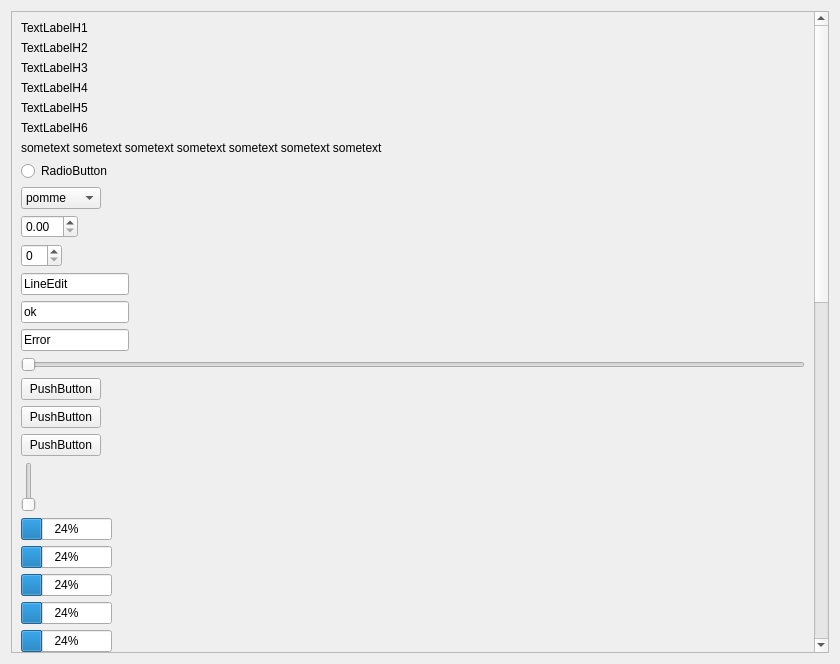
<?xml version="1.0" encoding="UTF-8"?>
<ui version="4.0">
 <class>LabWidget</class>
 <widget class="QWidget" name="LabWidget">
  <property name="geometry">
   <rect>
    <x>0</x>
    <y>0</y>
    <width>840</width>
    <height>664</height>
   </rect>
  </property>
  <property name="windowTitle">
   <string>Form</string>
  </property>
  <layout class="QVBoxLayout" name="verticalLayout">
   <item>
    <widget class="QScrollArea" name="scrollArea">
     <property name="sizePolicy">
      <sizepolicy hsizetype="Preferred" vsizetype="Preferred">
       <horstretch>0</horstretch>
       <verstretch>0</verstretch>
      </sizepolicy>
     </property>
     <property name="widgetResizable">
      <bool>true</bool>
     </property>
     <widget class="QWidget" name="scrollAreaWidgetContents">
      <property name="geometry">
       <rect>
        <x>0</x>
        <y>0</y>
        <width>803</width>
        <height>1391</height>
       </rect>
      </property>
      <layout class="QVBoxLayout" name="verticalLayout_2">
       <item>
        <widget class="QLabel" name="label">
         <property name="toolTip">
          <string>This is a tooltip</string>
         </property>
         <property name="text">
          <string>TextLabelH1</string>
         </property>
         <property name="indent">
          <number>0</number>
         </property>
         <property name="tag" stdset="0">
          <string>H1</string>
         </property>
        </widget>
       </item>
       <item>
        <widget class="QLabel" name="label_2">
         <property name="text">
          <string>TextLabelH2</string>
         </property>
         <property name="tag" stdset="0">
          <string>H2</string>
         </property>
        </widget>
       </item>
       <item>
        <widget class="QLabel" name="label_3">
         <property name="text">
          <string>TextLabelH3</string>
         </property>
         <property name="tag" stdset="0">
          <string>H3</string>
         </property>
        </widget>
       </item>
       <item>
        <widget class="QLabel" name="label_4">
         <property name="text">
          <string>TextLabelH4</string>
         </property>
         <property name="tag" stdset="0">
          <string>H4</string>
         </property>
        </widget>
       </item>
       <item>
        <widget class="QLabel" name="label_5">
         <property name="text">
          <string>TextLabelH5</string>
         </property>
         <property name="tag" stdset="0">
          <string>H5</string>
         </property>
        </widget>
       </item>
       <item>
        <widget class="QLabel" name="label_6">
         <property name="text">
          <string>TextLabelH6</string>
         </property>
         <property name="tag" stdset="0">
          <string>H6</string>
         </property>
        </widget>
       </item>
       <item>
        <widget class="QLabel" name="label_7">
         <property name="text">
          <string>sometext sometext sometext sometext sometext sometext sometext </string>
         </property>
        </widget>
       </item>
       <item>
        <widget class="QRadioButton" name="radioButton">
         <property name="text">
          <string>RadioButton</string>
         </property>
        </widget>
       </item>
       <item>
        <widget class="QComboBox" name="comboBox">
         <property name="sizePolicy">
          <sizepolicy hsizetype="Fixed" vsizetype="Fixed">
           <horstretch>0</horstretch>
           <verstretch>0</verstretch>
          </sizepolicy>
         </property>
         <item>
          <property name="text">
           <string>pomme</string>
          </property>
         </item>
         <item>
          <property name="text">
           <string>poire</string>
          </property>
         </item>
         <item>
          <property name="text">
           <string>poulet</string>
          </property>
         </item>
         <item>
          <property name="text">
           <string>banane</string>
          </property>
         </item>
         <item>
          <property name="text">
           <string>chasuble</string>
          </property>
         </item>
         <item>
          <property name="text">
           <string>renault 5</string>
          </property>
         </item>
         <item>
          <property name="text">
           <string>poubelle</string>
          </property>
         </item>
         <item>
          <property name="text">
           <string>moisi</string>
          </property>
         </item>
        </widget>
       </item>
       <item>
        <widget class="QDoubleSpinBox" name="doubleSpinBox">
         <property name="sizePolicy">
          <sizepolicy hsizetype="Fixed" vsizetype="Fixed">
           <horstretch>0</horstretch>
           <verstretch>0</verstretch>
          </sizepolicy>
         </property>
        </widget>
       </item>
       <item>
        <widget class="QSpinBox" name="spinBox">
         <property name="sizePolicy">
          <sizepolicy hsizetype="Fixed" vsizetype="Fixed">
           <horstretch>0</horstretch>
           <verstretch>0</verstretch>
          </sizepolicy>
         </property>
         <property name="buttonSymbols">
          <enum>QAbstractSpinBox::UpDownArrows</enum>
         </property>
        </widget>
       </item>
       <item>
        <widget class="QLineEdit" name="lineEdit">
         <property name="sizePolicy">
          <sizepolicy hsizetype="Fixed" vsizetype="Fixed">
           <horstretch>0</horstretch>
           <verstretch>0</verstretch>
          </sizepolicy>
         </property>
         <property name="text">
          <string>LineEdit</string>
         </property>
        </widget>
       </item>
       <item>
        <widget class="QLineEdit" name="lineEdit_3">
         <property name="sizePolicy">
          <sizepolicy hsizetype="Fixed" vsizetype="Fixed">
           <horstretch>0</horstretch>
           <verstretch>0</verstretch>
          </sizepolicy>
         </property>
         <property name="text">
          <string>ok</string>
         </property>
         <property name="status" stdset="0">
          <string>ok</string>
         </property>
        </widget>
       </item>
       <item>
        <widget class="QLineEdit" name="lineEdit_2">
         <property name="sizePolicy">
          <sizepolicy hsizetype="Fixed" vsizetype="Fixed">
           <horstretch>0</horstretch>
           <verstretch>0</verstretch>
          </sizepolicy>
         </property>
         <property name="text">
          <string>Error</string>
         </property>
         <property name="status" stdset="0">
          <string>error</string>
         </property>
        </widget>
       </item>
       <item>
        <widget class="QSlider" name="horizontalSlider">
         <property name="orientation">
          <enum>Qt::Horizontal</enum>
         </property>
        </widget>
       </item>
       <item>
        <widget class="QPushButton" name="pushButton">
         <property name="sizePolicy">
          <sizepolicy hsizetype="Fixed" vsizetype="Fixed">
           <horstretch>0</horstretch>
           <verstretch>0</verstretch>
          </sizepolicy>
         </property>
         <property name="text">
          <string>PushButton</string>
         </property>
         <property name="checkable">
          <bool>false</bool>
         </property>
        </widget>
       </item>
       <item>
        <widget class="QPushButton" name="pushButton_2">
         <property name="sizePolicy">
          <sizepolicy hsizetype="Fixed" vsizetype="Fixed">
           <horstretch>0</horstretch>
           <verstretch>0</verstretch>
          </sizepolicy>
         </property>
         <property name="text">
          <string>PushButton</string>
         </property>
         <property name="status" stdset="0">
          <string>important</string>
         </property>
        </widget>
       </item>
       <item>
        <widget class="QPushButton" name="pushButton_3">
         <property name="sizePolicy">
          <sizepolicy hsizetype="Fixed" vsizetype="Fixed">
           <horstretch>0</horstretch>
           <verstretch>0</verstretch>
          </sizepolicy>
         </property>
         <property name="text">
          <string>PushButton</string>
         </property>
         <property name="status" stdset="0">
          <string>danger</string>
         </property>
        </widget>
       </item>
       <item>
        <widget class="QSlider" name="verticalSlider">
         <property name="minimumSize">
          <size>
           <width>0</width>
           <height>50</height>
          </size>
         </property>
         <property name="orientation">
          <enum>Qt::Vertical</enum>
         </property>
        </widget>
       </item>
       <item>
        <widget class="QProgressBar" name="progressBar">
         <property name="sizePolicy">
          <sizepolicy hsizetype="Fixed" vsizetype="Fixed">
           <horstretch>0</horstretch>
           <verstretch>0</verstretch>
          </sizepolicy>
         </property>
         <property name="value">
          <number>24</number>
         </property>
        </widget>
       </item>
       <item>
        <widget class="QProgressBar" name="progressBar_5">
         <property name="sizePolicy">
          <sizepolicy hsizetype="Fixed" vsizetype="Fixed">
           <horstretch>0</horstretch>
           <verstretch>0</verstretch>
          </sizepolicy>
         </property>
         <property name="value">
          <number>24</number>
         </property>
         <property name="status" stdset="0">
          <string>in_progress</string>
         </property>
        </widget>
       </item>
       <item>
        <widget class="QProgressBar" name="progressBar_4">
         <property name="sizePolicy">
          <sizepolicy hsizetype="Fixed" vsizetype="Fixed">
           <horstretch>0</horstretch>
           <verstretch>0</verstretch>
          </sizepolicy>
         </property>
         <property name="value">
          <number>24</number>
         </property>
         <property name="status" stdset="0">
          <string>done</string>
         </property>
        </widget>
       </item>
       <item>
        <widget class="QProgressBar" name="progressBar_3">
         <property name="sizePolicy">
          <sizepolicy hsizetype="Fixed" vsizetype="Fixed">
           <horstretch>0</horstretch>
           <verstretch>0</verstretch>
          </sizepolicy>
         </property>
         <property name="value">
          <number>24</number>
         </property>
         <property name="status" stdset="0">
          <string>error</string>
         </property>
        </widget>
       </item>
       <item>
        <widget class="QProgressBar" name="progressBar_2">
         <property name="sizePolicy">
          <sizepolicy hsizetype="Fixed" vsizetype="Fixed">
           <horstretch>0</horstretch>
           <verstretch>0</verstretch>
          </sizepolicy>
         </property>
         <property name="value">
          <number>24</number>
         </property>
         <property name="status" stdset="0">
          <string>stuck</string>
         </property>
        </widget>
       </item>
       <item>
        <widget class="QProgressBar" name="progressBar_6">
         <property name="sizePolicy">
          <sizepolicy hsizetype="Fixed" vsizetype="Fixed">
           <horstretch>0</horstretch>
           <verstretch>0</verstretch>
          </sizepolicy>
         </property>
         <property name="value">
          <number>24</number>
         </property>
         <property name="status" stdset="0">
          <string>cancelled</string>
         </property>
        </widget>
       </item>
       <item>
        <widget class="QCheckBox" name="checkBox">
         <property name="text">
          <string>CheckBox</string>
         </property>
        </widget>
       </item>
       <item>
        <widget class="QTableWidget" name="tableWidget">
         <property name="sizePolicy">
          <sizepolicy hsizetype="Minimum" vsizetype="Preferred">
           <horstretch>0</horstretch>
           <verstretch>0</verstretch>
          </sizepolicy>
         </property>
         <property name="minimumSize">
          <size>
           <width>0</width>
           <height>200</height>
          </size>
         </property>
         <row>
          <property name="text">
           <string>New Row</string>
          </property>
         </row>
         <row>
          <property name="text">
           <string>New Row</string>
          </property>
         </row>
         <row>
          <property name="text">
           <string>New Row</string>
          </property>
         </row>
         <row>
          <property name="text">
           <string>New Row</string>
          </property>
         </row>
         <row>
          <property name="text">
           <string>New Row</string>
          </property>
         </row>
         <row>
          <property name="text">
           <string>New Row</string>
          </property>
         </row>
         <row>
          <property name="text">
           <string>New Row</string>
          </property>
         </row>
         <row>
          <property name="text">
           <string>New Row</string>
          </property>
         </row>
         <column>
          <property name="text">
           <string>New Column</string>
          </property>
         </column>
         <column>
          <property name="text">
           <string>New Column</string>
          </property>
         </column>
         <column>
          <property name="text">
           <string>New Column</string>
          </property>
         </column>
         <column>
          <property name="text">
           <string>New Column</string>
          </property>
         </column>
         <column>
          <property name="text">
           <string>New Column</string>
          </property>
         </column>
         <column>
          <property name="text">
           <string>New Column</string>
          </property>
         </column>
         <column>
          <property name="text">
           <string>New Column</string>
          </property>
         </column>
         <column>
          <property name="text">
           <string>New Column</string>
          </property>
         </column>
         <column>
          <property name="text">
           <string>New Column</string>
          </property>
         </column>
         <column>
          <property name="text">
           <string>New Column</string>
          </property>
         </column>
        </widget>
       </item>
       <item>
        <widget class="QTreeWidget" name="treeWidget">
         <property name="minimumSize">
          <size>
           <width>0</width>
           <height>200</height>
          </size>
         </property>
         <property name="styleSheet">
          <string notr="true"/>
         </property>
         <property name="alternatingRowColors">
          <bool>true</bool>
         </property>
         <property name="uniformRowHeights">
          <bool>true</bool>
         </property>
         <column>
          <property name="text">
           <string>1</string>
          </property>
         </column>
         <column>
          <property name="text">
           <string>New Column</string>
          </property>
         </column>
         <column>
          <property name="text">
           <string>New Column</string>
          </property>
         </column>
         <column>
          <property name="text">
           <string>New Column</string>
          </property>
         </column>
         <column>
          <property name="text">
           <string>New Column</string>
          </property>
         </column>
         <column>
          <property name="text">
           <string>New Column</string>
          </property>
         </column>
         <column>
          <property name="text">
           <string>New Column</string>
          </property>
         </column>
         <column>
          <property name="text">
           <string>New Column</string>
          </property>
         </column>
         <column>
          <property name="text">
           <string>New Column</string>
          </property>
         </column>
         <column>
          <property name="text">
           <string>New Column</string>
          </property>
         </column>
         <column>
          <property name="text">
           <string>New Column</string>
          </property>
         </column>
         <item>
          <property name="text">
           <string>Root Item 1</string>
          </property>
          <property name="text">
           <string/>
          </property>
          <property name="text">
           <string/>
          </property>
          <property name="text">
           <string/>
          </property>
          <property name="text">
           <string/>
          </property>
          <property name="text">
           <string/>
          </property>
          <property name="text">
           <string/>
          </property>
          <property name="text">
           <string/>
          </property>
          <property name="text">
           <string/>
          </property>
          <property name="text">
           <string/>
          </property>
          <property name="text">
           <string/>
          </property>
          <item>
           <property name="text">
            <string>Subitem 11</string>
           </property>
           <property name="text">
            <string/>
           </property>
           <property name="text">
            <string/>
           </property>
           <property name="text">
            <string/>
           </property>
           <property name="text">
            <string/>
           </property>
           <property name="text">
            <string/>
           </property>
           <property name="text">
            <string/>
           </property>
           <property name="text">
            <string/>
           </property>
           <property name="text">
            <string/>
           </property>
           <property name="text">
            <string/>
           </property>
           <property name="text">
            <string/>
           </property>
           <item>
            <property name="text">
             <string>Sub - Sub item 111</string>
            </property>
            <property name="text">
             <string/>
            </property>
            <property name="text">
             <string/>
            </property>
            <property name="text">
             <string/>
            </property>
            <property name="text">
             <string/>
            </property>
            <property name="text">
             <string/>
            </property>
            <property name="text">
             <string/>
            </property>
            <property name="text">
             <string/>
            </property>
            <property name="text">
             <string/>
            </property>
            <property name="text">
             <string/>
            </property>
            <property name="text">
             <string/>
            </property>
            <item>
             <property name="text">
              <string>Sub - Sub - Sub item 1111</string>
             </property>
             <property name="text">
              <string/>
             </property>
             <property name="text">
              <string/>
             </property>
             <property name="text">
              <string/>
             </property>
             <property name="text">
              <string/>
             </property>
             <property name="text">
              <string/>
             </property>
             <property name="text">
              <string/>
             </property>
             <property name="text">
              <string/>
             </property>
             <property name="text">
              <string/>
             </property>
             <property name="text">
              <string/>
             </property>
             <property name="text">
              <string/>
             </property>
            </item>
           </item>
           <item>
            <property name="text">
             <string>Sub - Sub item 112</string>
            </property>
            <property name="text">
             <string/>
            </property>
            <property name="text">
             <string/>
            </property>
            <property name="text">
             <string/>
            </property>
            <property name="text">
             <string/>
            </property>
            <property name="text">
             <string/>
            </property>
            <property name="text">
             <string/>
            </property>
            <property name="text">
             <string/>
            </property>
            <property name="text">
             <string/>
            </property>
            <property name="text">
             <string/>
            </property>
            <property name="text">
             <string/>
            </property>
           </item>
           <item>
            <property name="text">
             <string>Sub - Sub item 113</string>
            </property>
            <property name="text">
             <string/>
            </property>
            <property name="text">
             <string/>
            </property>
            <property name="text">
             <string/>
            </property>
            <property name="text">
             <string/>
            </property>
            <property name="text">
             <string/>
            </property>
            <property name="text">
             <string/>
            </property>
            <property name="text">
             <string/>
            </property>
            <property name="text">
             <string/>
            </property>
            <property name="text">
             <string/>
            </property>
            <property name="text">
             <string/>
            </property>
           </item>
           <item>
            <property name="text">
             <string>Sub - Sub item 114</string>
            </property>
            <property name="text">
             <string/>
            </property>
            <property name="text">
             <string/>
            </property>
            <property name="text">
             <string/>
            </property>
            <property name="text">
             <string/>
            </property>
            <property name="text">
             <string/>
            </property>
            <property name="text">
             <string/>
            </property>
            <property name="text">
             <string/>
            </property>
            <property name="text">
             <string/>
            </property>
            <property name="text">
             <string/>
            </property>
            <property name="text">
             <string/>
            </property>
           </item>
          </item>
         </item>
         <item>
          <property name="text">
           <string>Root Item 2</string>
          </property>
          <property name="text">
           <string/>
          </property>
          <property name="text">
           <string/>
          </property>
          <property name="text">
           <string/>
          </property>
          <property name="text">
           <string/>
          </property>
          <property name="text">
           <string/>
          </property>
          <property name="text">
           <string/>
          </property>
          <property name="text">
           <string/>
          </property>
          <property name="text">
           <string/>
          </property>
          <property name="text">
           <string/>
          </property>
          <property name="text">
           <string/>
          </property>
          <item>
           <property name="text">
            <string>Subitem 21</string>
           </property>
           <property name="text">
            <string/>
           </property>
           <property name="text">
            <string/>
           </property>
           <property name="text">
            <string/>
           </property>
           <property name="text">
            <string/>
           </property>
           <property name="text">
            <string/>
           </property>
           <property name="text">
            <string/>
           </property>
           <property name="text">
            <string/>
           </property>
           <property name="text">
            <string/>
           </property>
           <property name="text">
            <string/>
           </property>
           <property name="text">
            <string/>
           </property>
           <item>
            <property name="text">
             <string>Sub - Sub item 211</string>
            </property>
            <property name="text">
             <string/>
            </property>
            <property name="text">
             <string/>
            </property>
            <property name="text">
             <string/>
            </property>
            <property name="text">
             <string/>
            </property>
            <property name="text">
             <string/>
            </property>
            <property name="text">
             <string/>
            </property>
            <property name="text">
             <string/>
            </property>
            <property name="text">
             <string/>
            </property>
            <property name="text">
             <string/>
            </property>
            <property name="text">
             <string/>
            </property>
           </item>
           <item>
            <property name="text">
             <string>Sub - Sub item 212</string>
            </property>
            <property name="text">
             <string/>
            </property>
            <property name="text">
             <string/>
            </property>
            <property name="text">
             <string/>
            </property>
            <property name="text">
             <string/>
            </property>
            <property name="text">
             <string/>
            </property>
            <property name="text">
             <string/>
            </property>
            <property name="text">
             <string/>
            </property>
            <property name="text">
             <string/>
            </property>
            <property name="text">
             <string/>
            </property>
            <property name="text">
             <string/>
            </property>
           </item>
           <item>
            <property name="text">
             <string>Sub - Sub item 213</string>
            </property>
            <property name="text">
             <string/>
            </property>
            <property name="text">
             <string/>
            </property>
            <property name="text">
             <string/>
            </property>
            <property name="text">
             <string/>
            </property>
            <property name="text">
             <string/>
            </property>
            <property name="text">
             <string/>
            </property>
            <property name="text">
             <string/>
            </property>
            <property name="text">
             <string/>
            </property>
            <property name="text">
             <string/>
            </property>
            <property name="text">
             <string/>
            </property>
           </item>
          </item>
          <item>
           <property name="text">
            <string>Subitem 22</string>
           </property>
           <property name="text">
            <string/>
           </property>
           <property name="text">
            <string/>
           </property>
           <property name="text">
            <string/>
           </property>
           <property name="text">
            <string/>
           </property>
           <property name="text">
            <string/>
           </property>
           <property name="text">
            <string/>
           </property>
           <property name="text">
            <string/>
           </property>
           <property name="text">
            <string/>
           </property>
           <property name="text">
            <string/>
           </property>
           <property name="text">
            <string/>
           </property>
          </item>
          <item>
           <property name="text">
            <string>Subitem 23</string>
           </property>
           <property name="text">
            <string/>
           </property>
           <property name="text">
            <string/>
           </property>
           <property name="text">
            <string/>
           </property>
           <property name="text">
            <string/>
           </property>
           <property name="text">
            <string/>
           </property>
           <property name="text">
            <string/>
           </property>
           <property name="text">
            <string/>
           </property>
           <property name="text">
            <string/>
           </property>
           <property name="text">
            <string/>
           </property>
           <property name="text">
            <string/>
           </property>
           <item>
            <property name="text">
             <string>Sub - Sub item 231</string>
            </property>
            <property name="text">
             <string/>
            </property>
            <property name="text">
             <string/>
            </property>
            <property name="text">
             <string/>
            </property>
            <property name="text">
             <string/>
            </property>
            <property name="text">
             <string/>
            </property>
            <property name="text">
             <string/>
            </property>
            <property name="text">
             <string/>
            </property>
            <property name="text">
             <string/>
            </property>
            <property name="text">
             <string/>
            </property>
            <property name="text">
             <string/>
            </property>
           </item>
          </item>
         </item>
         <item>
          <property name="text">
           <string>Root Item 3</string>
          </property>
          <property name="text">
           <string/>
          </property>
          <property name="text">
           <string/>
          </property>
          <property name="text">
           <string/>
          </property>
          <property name="text">
           <string/>
          </property>
          <property name="text">
           <string/>
          </property>
          <property name="text">
           <string/>
          </property>
          <property name="text">
           <string/>
          </property>
          <property name="text">
           <string/>
          </property>
          <property name="text">
           <string/>
          </property>
          <property name="text">
           <string/>
          </property>
         </item>
        </widget>
       </item>
       <item>
        <widget class="QDialogButtonBox" name="buttonBox">
         <property name="standardButtons">
          <set>QDialogButtonBox::Cancel|QDialogButtonBox::Ok</set>
         </property>
        </widget>
       </item>
       <item>
        <widget class="QFrame" name="frame">
         <property name="minimumSize">
          <size>
           <width>0</width>
           <height>200</height>
          </size>
         </property>
         <property name="maximumSize">
          <size>
           <width>16777215</width>
           <height>200</height>
          </size>
         </property>
         <property name="frameShape">
          <enum>QFrame::NoFrame</enum>
         </property>
         <property name="frameShadow">
          <enum>QFrame::Raised</enum>
         </property>
         <property name="depth" stdset="0">
          <string>0</string>
         </property>
         <layout class="QVBoxLayout" name="verticalLayout_3">
          <item>
           <widget class="QLabel" name="label_10">
            <property name="sizePolicy">
             <sizepolicy hsizetype="Fixed" vsizetype="Fixed">
              <horstretch>0</horstretch>
              <verstretch>0</verstretch>
             </sizepolicy>
            </property>
            <property name="text">
             <string>some text H1</string>
            </property>
            <property name="tag" stdset="0">
             <string>H1</string>
            </property>
           </widget>
          </item>
          <item>
           <widget class="QLabel" name="label_12">
            <property name="sizePolicy">
             <sizepolicy hsizetype="Fixed" vsizetype="Fixed">
              <horstretch>0</horstretch>
              <verstretch>0</verstretch>
             </sizepolicy>
            </property>
            <property name="text">
             <string>ceci est un text de test ceci est un text de testceci est un text de testceci est un text de testceci est un text de testceci est un text de test</string>
            </property>
           </widget>
          </item>
          <item>
           <widget class="QFrame" name="frame_2">
            <property name="frameShape">
             <enum>QFrame::StyledPanel</enum>
            </property>
            <property name="frameShadow">
             <enum>QFrame::Raised</enum>
            </property>
            <property name="depth" stdset="0">
             <number>1</number>
            </property>
            <layout class="QVBoxLayout" name="verticalLayout_4">
             <item>
              <widget class="QLabel" name="label_11">
               <property name="sizePolicy">
                <sizepolicy hsizetype="Fixed" vsizetype="Fixed">
                 <horstretch>0</horstretch>
                 <verstretch>0</verstretch>
                </sizepolicy>
               </property>
               <property name="text">
                <string>some text H2</string>
               </property>
               <property name="tag" stdset="0">
                <string>H2</string>
               </property>
              </widget>
             </item>
             <item>
              <widget class="QLabel" name="label_13">
               <property name="sizePolicy">
                <sizepolicy hsizetype="Fixed" vsizetype="Fixed">
                 <horstretch>0</horstretch>
                 <verstretch>0</verstretch>
                </sizepolicy>
               </property>
               <property name="text">
                <string>bla bla bla bla bla bla bla bla bla bla bla bla bla bla </string>
               </property>
              </widget>
             </item>
             <item>
              <widget class="QFrame" name="frame_3">
               <property name="frameShape">
                <enum>QFrame::StyledPanel</enum>
               </property>
               <property name="frameShadow">
                <enum>QFrame::Raised</enum>
               </property>
               <property name="depth" stdset="0">
                <string>2</string>
               </property>
               <layout class="QVBoxLayout" name="verticalLayout_7">
                <item>
                 <widget class="QLabel" name="label_14">
                  <property name="text">
                   <string>TextLabel</string>
                  </property>
                 </widget>
                </item>
               </layout>
              </widget>
             </item>
            </layout>
           </widget>
          </item>
         </layout>
        </widget>
       </item>
       <item>
        <widget class="QTabWidget" name="tabWidget">
         <property name="tabShape">
          <enum>QTabWidget::Rounded</enum>
         </property>
         <property name="currentIndex">
          <number>0</number>
         </property>
         <widget class="QWidget" name="tab">
          <attribute name="title">
           <string>Tab 1</string>
          </attribute>
          <layout class="QVBoxLayout" name="verticalLayout_5">
           <item>
            <widget class="QLabel" name="label_8">
             <property name="text">
              <string>Tab1</string>
             </property>
            </widget>
           </item>
          </layout>
         </widget>
         <widget class="QWidget" name="tab_2">
          <attribute name="title">
           <string>Tab 2</string>
          </attribute>
          <layout class="QVBoxLayout" name="verticalLayout_6">
           <item>
            <widget class="QLabel" name="label_9">
             <property name="text">
              <string>Tab2</string>
             </property>
            </widget>
           </item>
          </layout>
         </widget>
         <widget class="QWidget" name="tab_3">
          <attribute name="title">
           <string>Tab 3 yolo yolo yolo</string>
          </attribute>
          <layout class="QVBoxLayout" name="verticalLayout_8">
           <item>
            <widget class="QLabel" name="label_15">
             <property name="text">
              <string>tab 3</string>
             </property>
            </widget>
           </item>
          </layout>
         </widget>
         <widget class="QWidget" name="tab_4">
          <attribute name="title">
           <string>Some other tab</string>
          </attribute>
          <layout class="QVBoxLayout" name="verticalLayout_9">
           <item>
            <widget class="QLabel" name="label_16">
             <property name="text">
              <string>TextLabel</string>
             </property>
            </widget>
           </item>
          </layout>
         </widget>
        </widget>
       </item>
      </layout>
     </widget>
    </widget>
   </item>
  </layout>
 </widget>
 <resources/>
 <connections/>
</ui>
